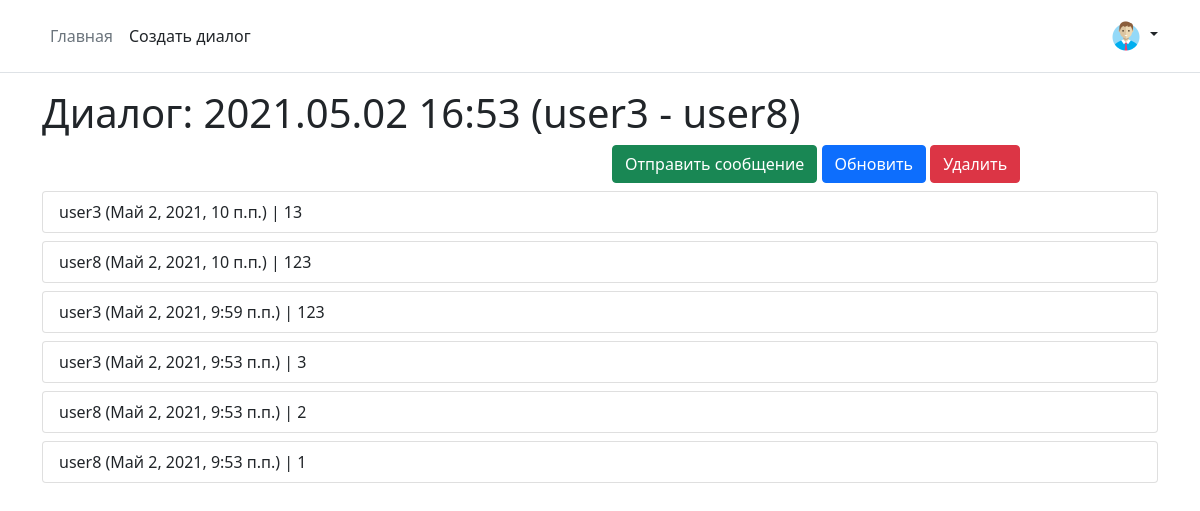
/dialog/show/32/ (signed in), run on the app's committed database.
### mainapp/models.py (models this page shows, shortened)
class Dialog(models.Model):
    created = models.DateTimeField(verbose_name='отправлено',
                                   auto_now_add=True,
                                   db_index=True)
    name = models.CharField(verbose_name='имя', max_length=64, blank=True)
    @cached_property
    def all_members(self):
        return self.members.all()
    def get_messages_all(self):
        return Message.objects.filter(sender__in=self.all_members). \
            select_related('sender__member')
    def get_sender(self, user_id):
        return self.all_members.filter(member_id=user_id).first()
    def __str__(self):
        members = User.objects.filter(
            pk__in=self.all_members.values_list('member_id', flat=True)). \
            values_list('username', flat=True)
        result = f'{self.created.strftime("%Y.%m.%d %H:%M")} ' \
                 f'({" - ".join(members)})'
        return result
    class Meta:
        verbose_name = 'диалог'
        verbose_name_plural = 'диалоги'
        ordering = ['-created']

class Message(models.Model):
    sender = models.ForeignKey(DialogMemebers,
                               verbose_name='отправитель',
                               on_delete=models.CASCADE)
    text = models.TextField(verbose_name='сообщение')
    read = models.BooleanField(verbose_name='прочитано', default=False)
    created = models.DateTimeField(verbose_name='отправлено',
                                   auto_now_add=True,
                                   db_index=True)
    class Meta:
        verbose_name = 'сообщение'
        verbose_name_plural = 'сообщения'
        ordering = ['-created']

class DialogMemebers(models.Model):
    CREATOR = '0'
    INTERLOCUTOR = '1'
    ROLE_CHOICES = (
        (CREATOR, 'создатель'),
        (INTERLOCUTOR, 'собеседник'),
    )
    dialog = models.ForeignKey(Dialog,
                               verbose_name='диалог',
                               on_delete=models.CASCADE,
                               related_name="members")
    member = models.ForeignKey(User,
                               verbose_name='участник диалога',
                               on_delete=models.CASCADE,
                               related_name="dialogs")
    role = models.CharField(verbose_name='роль',
                            choices=ROLE_CHOICES,
                            db_index=True, max_length=128)
    class Meta:
        verbose_name = 'люди в диалоге'
        verbose_name_plural = 'люди в диалогах'
        ordering = ['dialog', '-role', 'member']

### mainapp/views.py (the view)
# urls.py: path('dialog/show/<int:dialog_pk>/', mainapp.dialog_show, name='dialog_show'),
@login_required
def dialog_show(request, dialog_pk):
    dialog = get_object_or_404(Dialog, pk=dialog_pk)
    sender = dialog.get_sender(request.user.pk)
    context = {
        'title': 'Диалоги',
        'dialog': dialog,
        'sender': sender,
    }
    return render(request, 'mainapp/dialog.html', context)

### mainapp/templates/mainapp/dialog.html (shortened to what this page needs)
{% extends 'mainapp/base.html' %}
{% block content %}
    <h3 class="display-6">Диалог: {{ dialog }}</h3>
    <div class="row">
        <div class="col">
        </div>
        <div class="col dialog-messages">
            <a href="{% url 'mainapp:dialog_message_create' sender.id %}" class="btn btn-success">Отправить
                сообщение</a>
            <a href="{% url 'main:dialog_new_messages' dialog.id %}" class="btn btn-primary dialog-update">Обновить</a>
            <a href="{% url 'main:delete_dialog' dialog.id %}" class="btn btn-danger">Удалить</a>
        </div>
    </div>
    {% for item in dialog.get_messages_all %}
        <ul class="list-group">
            <li class="list-group-item mt-2 message-{{ item.pk }}">{{ item.sender.member.username }} ({{ item.created }})
                | {{ item.text|linebreaksbr }}</li>
        </ul>
    {% endfor %}
{% endblock %}

### mainapp/templates/mainapp/base.html (shortened to what this page needs)
{% load static %}
<!doctype html>
<html lang="ru">
<head>
    <link href="//cdn.jsdelivr.net/npm/bootstrap@5.0.0-beta2/dist/css/bootstrap.min.css" rel="stylesheet"
>
</head>
<body>
<header class="p-3 mb-3 border-bottom">
    <div class="container">
        <div class="d-flex flex-wrap align-items-center justify-content-center justify-content-lg-start">
            <ul class="nav col-12 col-lg-auto me-lg-auto mb-2 justify-content-center mb-md-0">
                <li><a href="{% url 'main:index' %}" class="nav-link px-2 link-secondary">Главная</a></li>
                <li><a href="{% url 'main:create_dialog' %}" class="nav-link px-2 link-dark">Создать диалог</a></li>
            </ul>
            <div class="dropdown text-end">
                <a href="#" class="d-block link-dark text-decoration-none dropdown-toggle" id="dropdownUser1"
                   data-bs-toggle="dropdown" aria-expanded="false">
                    <img src="{% static 'img/avatar.png' %}" alt="mdo" width="32" height="32" class="rounded-circle">
                </a>
            </div>
        </div>
    </div>
</header>
<div class="container">
    {% block content %}
    {% endblock %}
</div>
</body>
</html>

### data on the page
Dialog: created "2021.05.02 16:53 (user3 - user8)"
Message: sender.member.username "user3", created "Май 2, 2021, 10 п.п.", text "13"
Message: sender.member.username "user8", created "Май 2, 2021, 10 п.п.", text "123"
Message: sender.member.username "user3", created "Май 2, 2021, 9:59 п.п.", text "123"
Message: sender.member.username "user3", created "Май 2, 2021, 9:53 п.п.", text "3"
Message: sender.member.username "user8", created "Май 2, 2021, 9:53 п.п.", text "2"
Message: sender.member.username "user8", created "Май 2, 2021, 9:53 п.п.", text "1"
